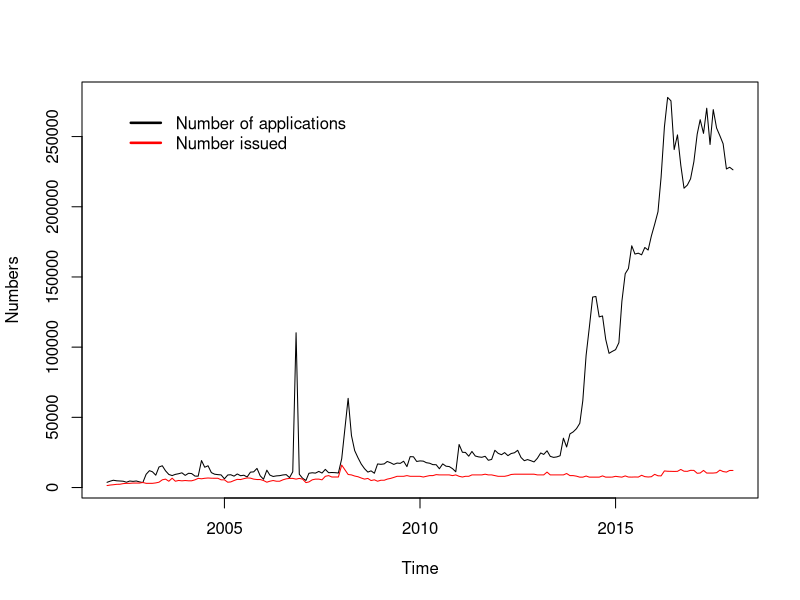
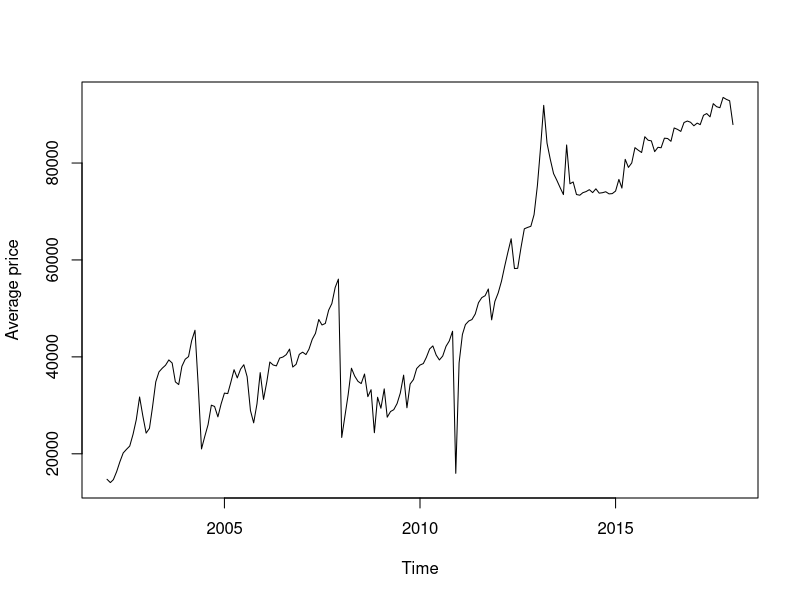
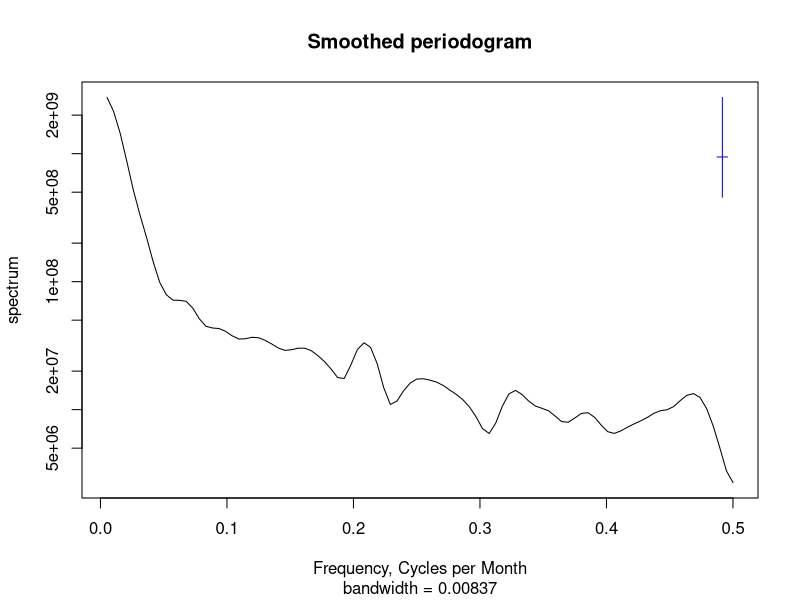
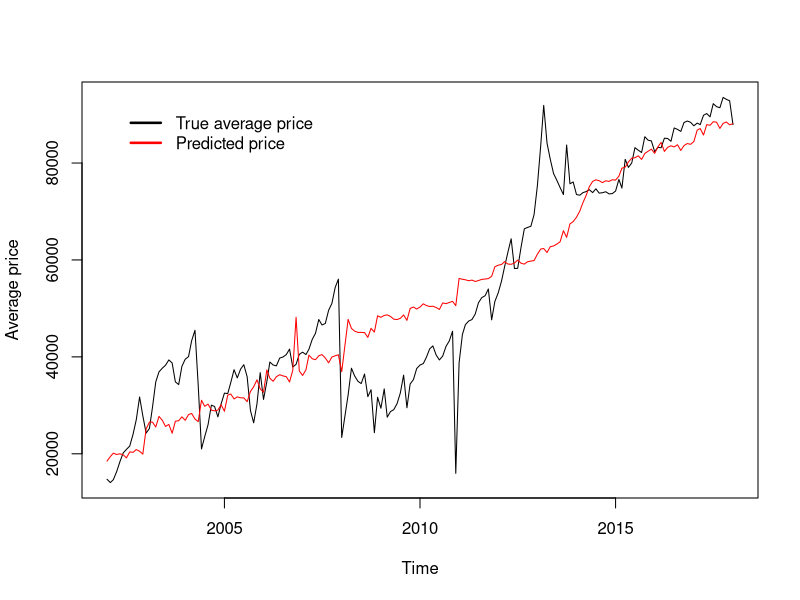
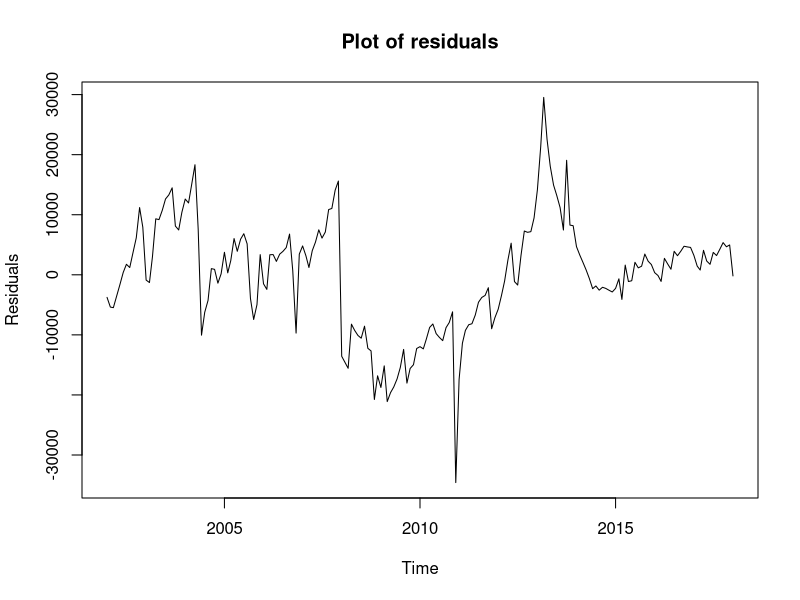
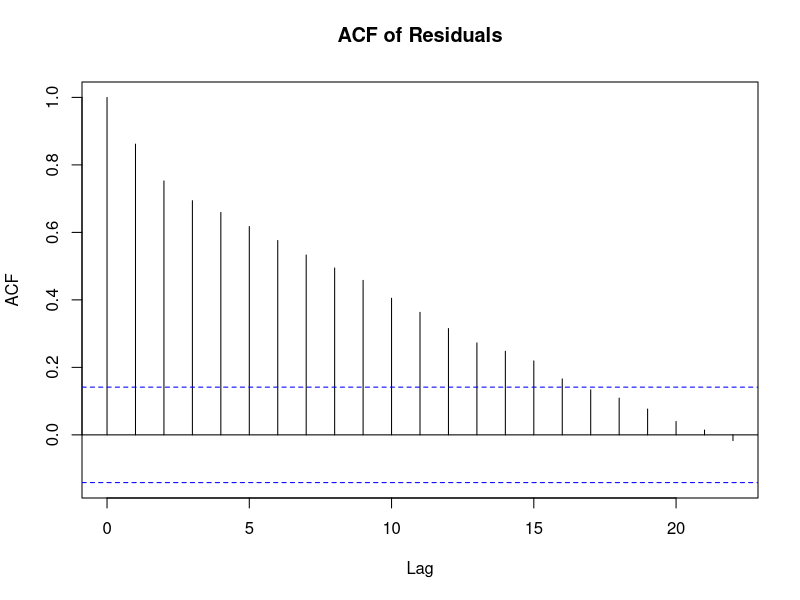
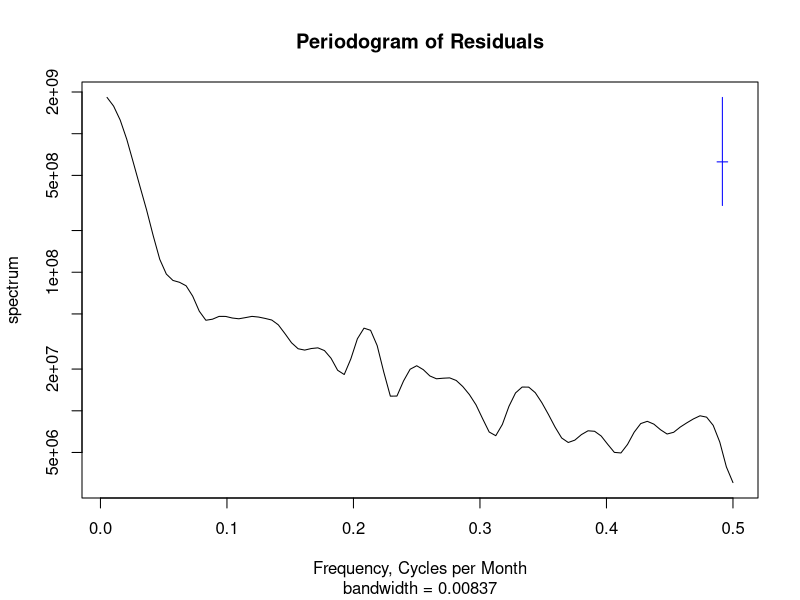
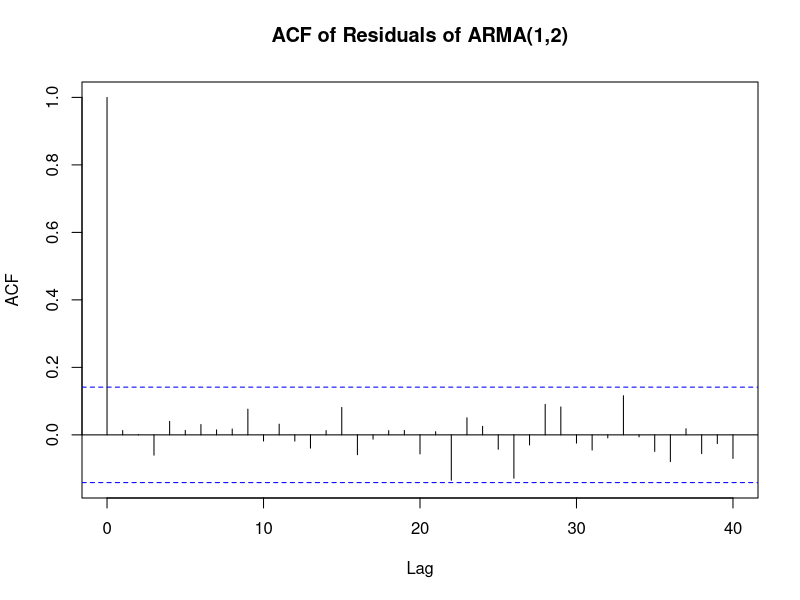

Reproduce these figures in R, in order.
## ---- chunk 1
price = read.csv(file='LicensePlatePrice.csv')
colnames(price) = c('Date','Issued','Lowest','Average','Applied')
price = price[,-3]
price$Date <- as.Date(paste(as.character(price$Date), "/01", sep=""), format="%Y/%m/%d")
## ---- chunk 2
head(price)
summary(price)
## ---- chunk 3
plot(price$Applied~price$Date, type='l', xlab = 'Time', ylab = 'Numbers')
lines(price$Issued~price$Date, col = 'red')
legend('topleft', 
       legend = c('Number of applications', 'Number issued'), 
       col = c('black', 'red'),
       lwd=c(2.5,2.5), 
       bty = "n", 
       pt.cex = 1, 
       cex = 1, 
       text.col = "black", 
       horiz = F , 
       inset = c(0.05, 0.05))
plot(price$Average~price$Date,type="l", xlab = 'Time', ylab = 'Average price')
## ---- chunk 4
spectrum(price$Average,spans=c(3,5,3), main="Smoothed periodogram", xlab="Frequency, Cycles per Month")
## ---- chunk 5
monthseq = seq(1, length(price$Date))


model = lm(Average ~ Issued + log(Applied) + monthseq, data = price)
plot(price$Date, price$Average, type = 'l', xlab = 'Time', ylab = 'Average price')
lines(price$Date, predict(model), col = 'red')
legend('topleft', 
       legend = c('True average price', 'Predicted price'), 
       col = c('black', 'red'),
       lwd=c(2.5,2.5), 
       bty = "n", 
       pt.cex = 1, 
       cex = 1, 
       text.col = "black", 
       horiz = F , 
       inset = c(0.05, 0.05))
## ---- chunk 6
summary(model)
## ---- chunk 7
price_res = model$residuals
plot(price$Date,price_res, type = 'l', xlab = 'Time', ylab = 'Residuals', main = 'Plot of residuals')
acf(price_res, main="ACF of Residuals")
spectrum(price_res, span = c(3,5,3), main="Periodogram of Residuals", xlab="Frequency, Cycles per Month")
## ---- chunk 8
library(knitr)
aic_table = function(data,P,Q){
  table = matrix(NA,(P+1),(Q+1))
  for(p in 0:P) {
    for(q in 0:Q) {
       table[p+1,q+1] = arima(data,order=c(p,0,q), method="ML")$aic
    }
  }
  dimnames(table) = list(paste("<b> AR",0:P, "</b>", sep=""),paste("MA",0:Q,sep=""))
  table
}
priceres_aic_table = aic_table(price_res,5,4)
## ---- chunk 9
kable(priceres_aic_table,digits=2)
## ---- chunk 10
res_ar = arima(price_res, order=c(1,0,2))
res_ar_res = res_ar$residuals
acf(res_ar_res, lag.max = 40, main = 'ACF of Residuals of ARMA(1,2)')
#spectrum(res_ar_res, span = c(3,5,3))
## ---- chunk 11
spectrum(res_ar_res, span = c(3,5,3), main="Periodogram of Residuals of ARMA(1,2) model", xlab="Frequency, Cycles per Month")
## ---- chunk 12
res_ar
## ---- chunk 13
par(mfrow=c(1,3))
N = 500
ar1 = seq(from=0.83,to=0.99,length=N)
ma1 = seq(from=-0.35,to=0.1,length=N)
ma2 = seq(from=-0.4,to=0.1,length=N)

profile_loglik = rep(NA,N)
for(i in 1:N){
   profile_loglik[i] = logLik(arima(price_res,order=c(1,0,2), fixed=c(ar1[i],NA,NA,NA)))
}
plot(profile_loglik~ar1,ty="l", ylab="Profile Log Likelihood", xlab="AR1 Coefficient", main="Likelihood Profile of AR1 Parameter")
max_ll = max(profile_loglik) 
abline(h = max_ll - 1.92, lty = 2, col = 'red')

profile_loglik = rep(NA,N)
for(i in 1:N){
   profile_loglik[i] = logLik(arima(price_res,order=c(1,0,2), fixed=c(NA,ma1[i],NA,NA)))
}
plot(profile_loglik~ma1,ty="l", ylab="Profile Log Likelihood", xlab="MA1 Coefficient", main="Likelihood Profile of MA1 Parameter")
max_ll = max(profile_loglik) 
abline(h = max_ll - 1.92, lty = 2, col = 'red')

profile_loglik = rep(NA,N)
for(i in 1:N){
   profile_loglik[i] = logLik(arima(price_res,order=c(1,0,2), fixed=c(NA,NA,ma2[i],NA)))
}
plot(profile_loglik~ma2,ty="l", ylab="Profile Log Likelihood", xlab="MA2 Coefficient", main="Likelihood Profile of MA2 Parameter")
max_ll = max(profile_loglik) 
abline(h = max_ll - 1.92, lty = 2, col = 'red')
## ---- chunk 14
par(mfrow=c(1,2))
plot(price$Date, res_ar_res, type = 'l', xlab = 'Time', ylab = 'Residuals', main = 'Residuals of ARMA(1,2) model')
qqnorm(res_ar_res)
qqline(res_ar_res)
## ---- chunk 15
res_ar2 = arima(price_res, order=c(1,0,0))
res_ar_res2 = res_ar2$residuals
res_ar2
## ---- chunk 16
par(mfrow=c(1,2))
acf(res_ar_res2, lag.max = 40, main = 'ACF of Residuals of ARMA(1,0)')
spectrum(res_ar_res, span = c(3,5,3), main="Periodogram of Residuals of ARMA(1,0) model", xlab="Frequency, Cycles per Month")
## ---- chunk 17
spectrum(price$Applied,spans=c(3,5,3), main="Smoothed periodogram of numbers of the applications", xlab="Frequency, Cycles per Month")
## ---- chunk 18
appliedts = ts(price$Applied, start=c(2002,1), end=c(2018,1), frequency=12)
applied_decomp = stl(appliedts, s.window=7)
plot(applied_decomp, main="STL Breakdown of Numbers of Applications Time Series")
